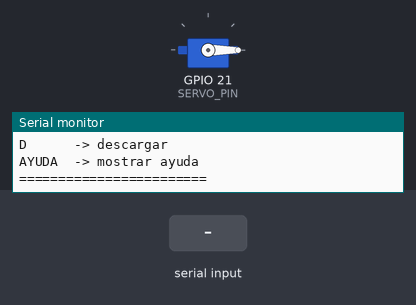
Bench run of a sketch on a simulated ESP32-S3. Parts: servo, the last lines printed to the serial monitor. The test bench sets the inputs (shaded band).

Above: at 2.2 s.
2.3 s: "ABRIR\n" received over Serial
At 3.3 s:
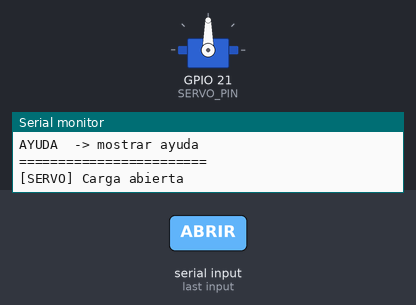
3.8 s: "CERRAR\n" received over Serial
At 4.5 s:
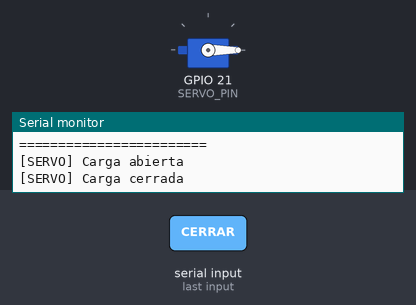
Timing chart, 0 to 6.8 s (numbered marks = the images above; inputs shaded):
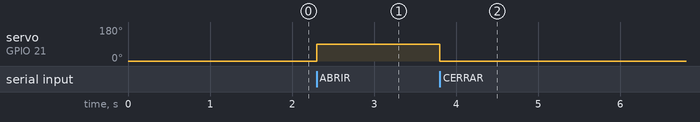

Measured:
- after the input at 2.3 s, servo on GPIO 21 (SERVO_PIN): 0° → 90° at once
- after the input at 3.8 s, servo on GPIO 21 (SERVO_PIN): 90° → 0° at once

The sketch:

servo.ino
```cpp
#include "config.h"
#include "servo_carga.h"

void mostrarAyuda() {
    Serial.println();
    Serial.println("===== PRUEBA SERVO =====");
    Serial.println("SERVO  -> imprimir estado");
    Serial.println("ABRIR  -> abrir carga");
    Serial.println("CERRAR -> cerrar carga");
    Serial.println("D      -> descargar");
    Serial.println("AYUDA  -> mostrar ayuda");
    Serial.println("========================");
    Serial.println();
}

void setup() {
    Serial.begin(SERIAL_BAUDRATE);
    delay(1000);

    Serial.println("Iniciando prueba servo...");

    inicializarServoCarga();

    mostrarAyuda();
}

void loop() {
    if (!Serial.available()) {
        return;
    }

    String comando = Serial.readStringUntil('\n');
    comando.trim();
    comando.toUpperCase();

    if (comando == "SERVO") {
        imprimirEstadoServo();
    }

    else if (comando == "ABRIR") {
        abrirCarga();
    }

    else if (comando == "CERRAR") {
        cerrarCarga();
    }

    else if (comando == "D") {
        descargarCarga();
    }

    else if (comando == "AYUDA") {
        mostrarAyuda();
    }

    else {
        Serial.println("[TEST] Comando no reconocido");
    }
}
```

servo_carga.cpp
```cpp
#include "servo_carga.h"

static Servo servoCarga;
static int anguloActualServo = SERVO_ANGULO_CERRADO;
static bool servoInicializado = false;

void inicializarServoCarga() {
    servoCarga.setPeriodHertz(SERVO_FRECUENCIA_HZ);
    servoCarga.attach(SERVO_PIN, SERVO_MIN_US, SERVO_MAX_US);

    cerrarCarga();

    servoInicializado = true;

    Serial.println("[SERVO] Servo de carga inicializado");
}

void abrirCarga() {
    if (!servoInicializado) {
        Serial.println("[SERVO] Error: servo no inicializado");
        return;
    }

    servoCarga.write(SERVO_ANGULO_ABIERTO);
    anguloActualServo = SERVO_ANGULO_ABIERTO;

    Serial.println("[SERVO] Carga abierta");
}

void cerrarCarga() {
    servoCarga.write(SERVO_ANGULO_CERRADO);
    anguloActualServo = SERVO_ANGULO_CERRADO;

    Serial.println("[SERVO] Carga cerrada");
}

void descargarCarga() {
    if (!servoInicializado) {
        Serial.println("[SERVO] Error: servo no inicializado");
        return;
    }

    Serial.println("[SERVO] Descargando carga...");

    abrirCarga();
    delay(TIEMPO_APERTURA_SERVO_MS);
    cerrarCarga();

    Serial.println("[SERVO] Descarga completada");
}

void imprimirEstadoServo() {
    Serial.println();
    Serial.println("===== SERVO CARGA =====");

    Serial.print("Angulo actual: ");
    Serial.println(anguloActualServo);

    Serial.print("Inicializado: ");
    Serial.println(servoInicializado ? "SI" : "NO");

    Serial.println("=======================");
    Serial.println();
    }
```

servo_carga.h
```cpp
#ifndef SERVO_CARGA_H
#define SERVO_CARGA_H

#include <Arduino.h>
#include <ESP32Servo.h>
#include "config.h"

void inicializarServoCarga();

void abrirCarga();
void cerrarCarga();
void descargarCarga();

void imprimirEstadoServo();

#endif
```

config.h
```cpp
#ifndef CONFIG_H
#define CONFIG_H

// =====================================================
// COMUNICACION
// =====================================================

#define SERIAL_BAUDRATE 115200

// =====================================================
// PINOUT ESP32-S3
// =====================================================

// -------------------------
// I2C - MPU6050 / GY-521
// -------------------------

#define PIN_SDA 8
#define PIN_SCL 9

// -------------------------
// Ultrasonicos HC-SR04
// ECHO pasa por 74HC4050
// -------------------------

#define TRIG_FRONT 4
#define ECHO_FRONT 5

#define TRIG_LEFT 6
#define ECHO_LEFT 7

#define TRIG_RIGHT 15
#define ECHO_RIGHT 16

// -------------------------
// Encoders FC-03
// -------------------------

#define ENCODER_LEFT 17
#define ENCODER_RIGHT 18

// -------------------------
// Driver DRV8833
// -------------------------

#define PIN_NSLEEP 10

#define AIN1 11
#define AIN2 12

#define BIN1 13
#define BIN2 14

// -------------------------
// Servo MG90S
// -------------------------

#define SERVO_PIN 21

// =====================================================
// MAPA LOCAL DE MISION
// =====================================================

// Cada celda representa 20 cm
#define TAM_CELDA_MM 200

// Mapa local temporal.
// Se usa solo durante una misión.
#define MAPA_FILAS 11
#define MAPA_COLUMNAS 11

// Origen lógico dentro de la matriz.
// Como el mapa es 11x11, el centro es 5,5.
#define MAPA_ORIGEN_X 5
#define MAPA_ORIGEN_Y 5

// =====================================================
// SISTEMA DE COORDENADAS LOCAL
// =====================================================

// Convención usada en el proyecto:
//
// x positivo = derecha respecto al inicio de la misión
// x negativo = izquierda respecto al inicio de la misión
// y positivo = adelante respecto al inicio de la misión
// y negativo = atrás respecto al inicio de la misión
//
// El robot inicia cada misión en:
// posicion = (0, 0)
// direccion = NORTE local

// =====================================================
// UMBRALES DE OBSTACULOS
// =====================================================

#define DIST_OBSTACULO_FRENTE_MM 180
#define DIST_OBSTACULO_LATERAL_MM 150

// Distancia máxima considerada válida para los HC-SR04.
// Lecturas mayores pueden tratarse como "sin obstáculo cercano".
#define DIST_ULTRASONICO_MAX_MM 2000

// Cantidad de muestras para filtrado.
// Mejor usar número impar: 3, 5, 7...
#define ULTRASONICO_MUESTRAS 5

// =====================================================
// CONSTANTES FISICAS DEL ROBOT
// Se deben calibrar en pruebas reales
// =====================================================

// Diámetro estimado de las ruedas
#define DIAMETRO_RUEDA_MM 65.0

// Pulsos por vuelta del encoder.
// Este valor se debe medir realmente.
#define PULSOS_POR_VUELTA 20.0

// Distancia entre las ruedas izquierda y derecha.
// Sirve para estimar giros y control diferencial.
#define DISTANCIA_ENTRE_RUEDAS_MM 120.0

// Valor aproximado de PI
#define PI_ROBOT 3.14159265

// Perímetro de la rueda
#define PERIMETRO_RUEDA_MM (PI_ROBOT * DIAMETRO_RUEDA_MM)

// Conversión aproximada de pulsos a distancia.
// Puede recalibrarse luego.
#define PULSOS_POR_MM (PULSOS_POR_VUELTA / PERIMETRO_RUEDA_MM)

// Pulsos necesarios para avanzar una celda
#define PULSOS_POR_CELDA (TAM_CELDA_MM * PULSOS_POR_MM)

// =====================================================
// PWM Y CONTROL DE MOTORES
// =====================================================

// PWM mínimo útil.
// Debe ser suficiente para vencer la fricción.
#define PWM_MIN 80

// PWM máximo permitido.
#define PWM_MAX 255

// Velocidades base iniciales.
// Luego se calibran.
#define PWM_BASE_AVANCE 150
#define PWM_BASE_GIRO 140

// Límites específicos para control de avance
#define PWM_AVANCE_MIN 90
#define PWM_AVANCE_MAX 190

// Límites específicos para giro
#define PWM_GIRO_MIN 85
#define PWM_GIRO_MAX 180

// =====================================================
// CONTROL DE AVANCE
// =====================================================

// Tolerancia aceptada al avanzar una distancia
#define TOLERANCIA_DISTANCIA_MM 8.0

// Ganancia para corregir diferencia entre ruedas
#define KP_ENCODER_AVANCE 0.8

// Ganancia para corregir desviación angular usando IMU
#define KP_YAW_AVANCE 1.5

// Tiempo máximo para avanzar una celda.
// Evita que el robot quede intentando avanzar para siempre.
#define TIMEOUT_AVANCE_CELDA_MS 4000

// =====================================================
// CONTROL DE GIRO
// =====================================================

// Tolerancia angular aceptable
#define TOLERANCIA_GIRO_GRADOS 3.0

// Ganancia proporcional para giro
#define KP_GIRO 2.0

// Tiempo máximo para un giro de 90 o 180 grados
#define TIMEOUT_GIRO_MS 4000

// =====================================================
// MPU6050 / IMU
// =====================================================

// Dirección I2C típica del MPU6050
#define MPU6050_ADDR 0x68

// Tiempo de calibración inicial del giroscopio
#define TIEMPO_CALIBRACION_IMU_MS 2000

// Cantidad de muestras para calibración
#define MUESTRAS_CALIBRACION_IMU 500

// =====================================================
// SERVO DE DESCARGA
// =====================================================

#define SERVO_ANGULO_CERRADO 0
#define SERVO_ANGULO_ABIERTO 90

#define TIEMPO_APERTURA_SERVO_MS 1200

// Valores típicos para servo en ESP32Servo
#define SERVO_MIN_US 500
#define SERVO_MAX_US 2400
#define SERVO_FRECUENCIA_HZ 50

// =====================================================
// DEPURACION
// =====================================================

#define DEBUG_GENERAL true
#define DEBUG_COMANDOS true
#define DEBUG_ESTADOS true
#define DEBUG_SENSORES false
#define DEBUG_CONTROL false
#define DEBUG_MAPA false

#endif
```
